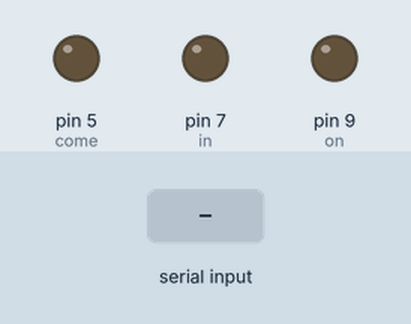
Recording of a sketch running on a simulated Arduino Uno, built with avr-gcc and run on an emulated ATmega328P. Parts: output pins drawn as LEDs (lit = HIGH). Inputs (shaded band) come from the test bench.

Above: at 1.2 s.
1.3 s: "1" received over Serial
At 1.7 s:
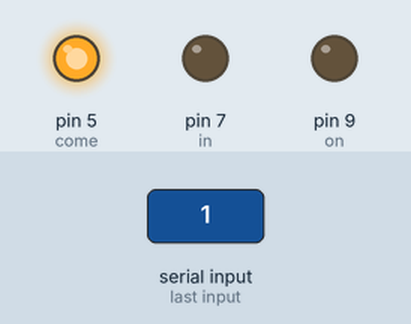
2.8 s: "2" received over Serial
At 4.0 s:
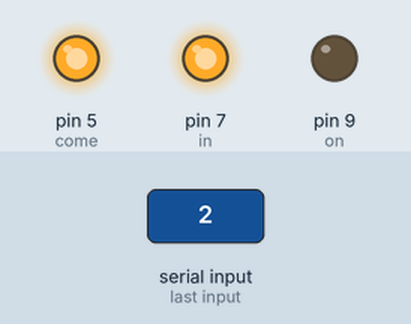
4.3 s: "0" received over Serial
At 5.2 s:
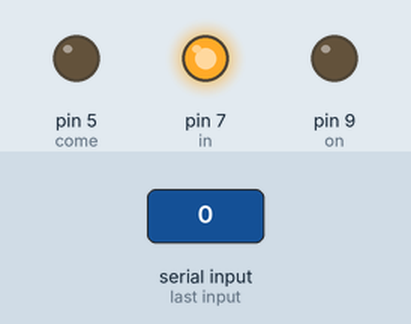
5.8 s: "3" received over Serial
At 6.4 s:
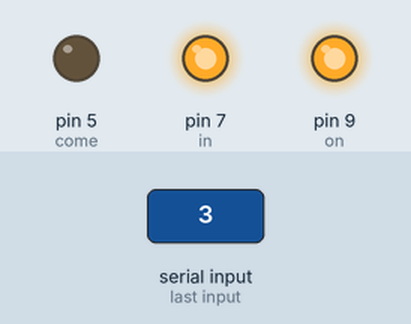
7.3 s: "4" received over Serial
At 8.5 s:
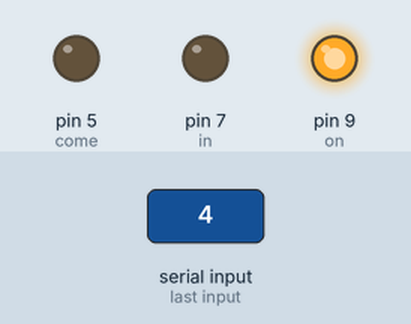
8.8 s: "6" received over Serial
At 9.8 s:
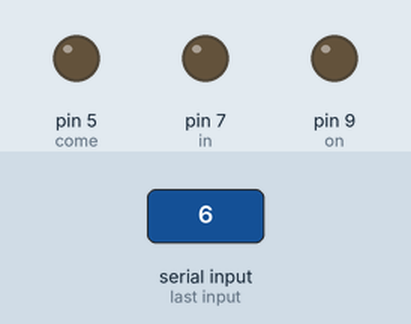
Timing chart, 0 to 11.3 s (numbered marks = the images above; inputs shaded):
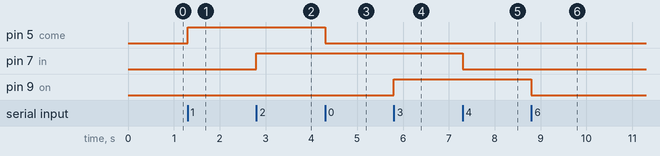

The sketch:

Arduino___Bluetooth.ino
```cpp
int come=5;
int in = 7;
int on= 9;
char c;
void setup() {
  // put your setup code here, to run once:

pinMode(5,OUTPUT);
Serial.begin(9600);

pinMode(7,OUTPUT);
Serial.begin(9600);

pinMode(9,OUTPUT);
Serial.begin(9600);

}

void loop() {
  // put your main code here, to run repeatedly:

  c = Serial.read();
  if(c=='1'){


  digitalWrite(come,HIGH);

}
  else if(c=='0')
  digitalWrite(come,LOW);

  if(c=='2'){
  digitalWrite(in,HIGH);

  }
    else if(c=='4'){
    digitalWrite(in,LOW);

    }
      if(c=='3')
      digitalWrite(on,HIGH);

        else if(c=='6'){
        digitalWrite(on,LOW);
        }

}
```

Measured:
- after the input at 1.3 s, pin 5 (come): LOW → HIGH at once
- after the input at 2.8 s, pin 7 (in): LOW → HIGH at once
- after the input at 4.3 s, pin 5 (come): HIGH → LOW at once
- after the input at 5.8 s, pin 9 (on): LOW → HIGH at once
- after the input at 7.3 s, pin 7 (in): HIGH → LOW at once
- after the input at 8.8 s, pin 9 (on): HIGH → LOW at once
